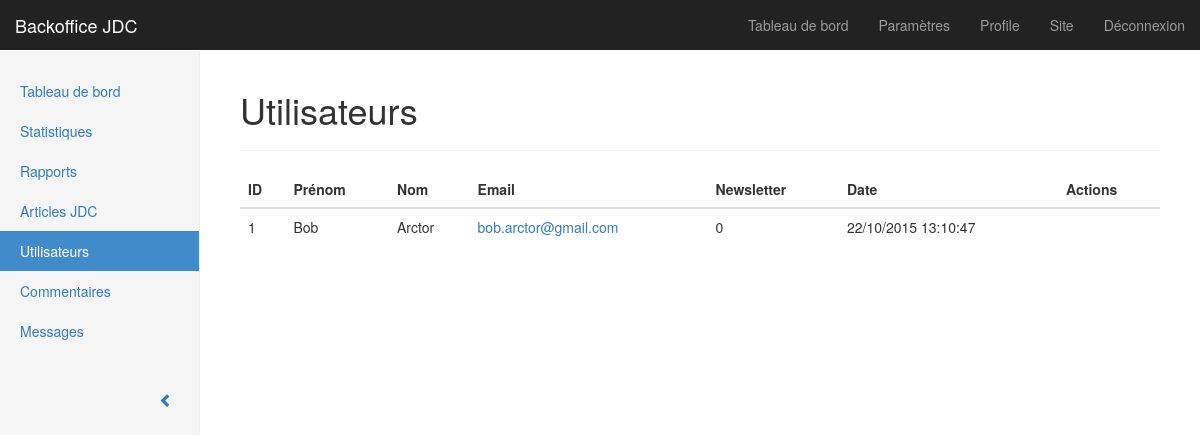
The page /admin/users.php (signed in) on the database its author committed.
### tables this page shows
CREATE TABLE IF NOT EXISTS `users` (
`id` int(11) unsigned NOT NULL,
  `firstname` varchar(100) NOT NULL,
  `lastname` varchar(100) NOT NULL,
  `gender` enum('male','female') NOT NULL,
  `email` varchar(255) NOT NULL,
  `password` char(60) NOT NULL,
  `newsletter` tinyint(1) DEFAULT '0',
  `role` tinyint(1) DEFAULT '0',
  `cdate` datetime NOT NULL,
  `mdate` datetime NOT NULL
);

### inc/func.php (called while the page is built, shortened)
<?php
function getFormatDate($date, $format = 'd/m/Y') {
	return date($format, strtotime($date));
}

### admin/users.php (the view, shortened to what this page needs)
<?php
require_once 'partials/header.php';
$query = $db->query('SELECT * FROM users ORDER BY cdate DESC');
$users = $query->fetchAll();
?>
		<h1>Utilisateurs</h1>
		<hr>
		<table id="table-dynamic" class="table table-hover">
			<thead>
				<tr>
					<th>ID</th>
					<th>Prénom</th>
					<th>Nom</th>
					<th>Email</th>
					<th>Newsletter</th>
					<th>Date</th>
					<th>Actions</th>
				</tr>
			</thead>
			<tbody>
				<?php foreach($users as $user) { ?>
				<tr>
					<td><?= $user['id'] ?></td>
					<td><?= ucfirst($user['firstname']) ?></td>
					<td><?= ucfirst($user['lastname']) ?></td>
					<td><a href="mailto:<?= $user['email'] ?>"><?= $user['email'] ?></a></td>
					<td><?= $user['newsletter'] ?></td>
					<td><?= getFormatDate($user['cdate'], 'd/m/Y H:i:s') ?></td>
					<td>
					</td>
				</tr>
				<?php } ?>
			</tbody>
		</table>
<?php require_once 'partials/footer.php' ?>

### admin/css/styles.css (style rules this page uses)
body { padding-top: 50px; }

### rows shown on the page
users: id "1", firstname "Bob", lastname "Arctor", email "bob.arctor@gmail.com", newsletter "0", cdate "22/10/2015 13:10:47"

### other values the page prints
$page_name "Tableau de bord"
$page_name "Statistiques"
$page_name "Rapports"
$page_name "Articles JDC"
$page_name "Utilisateurs"
$page_name "Commentaires"
$page_name "Messages"
